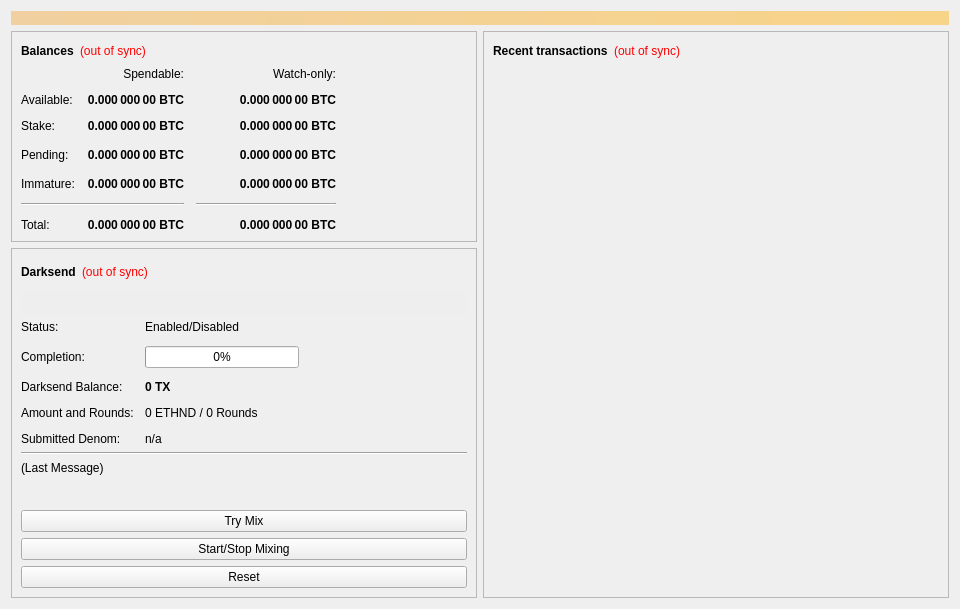
<?xml version="1.0" encoding="UTF-8"?>
<ui version="4.0">
 <class>OverviewPage</class>
 <widget class="QWidget" name="OverviewPage">
  <property name="geometry">
   <rect>
    <x>0</x>
    <y>0</y>
    <width>960</width>
    <height>594</height>
   </rect>
  </property>
  <property name="minimumSize">
   <size>
    <width>960</width>
    <height>0</height>
   </size>
  </property>
  <property name="windowTitle">
   <string>Form</string>
  </property>
  <layout class="QVBoxLayout" name="topLayout">
   <item>
    <widget class="QLabel" name="labelAlerts">
     <property name="visible">
      <bool>false</bool>
     </property>
     <property name="styleSheet">
      <string notr="true">background-color: qlineargradient(x1: 0, y1: 0, x2: 1, y2: 0, stop:0 #F0D0A0, stop:1 #F8D488); color:#000000;</string>
     </property>
     <property name="wordWrap">
      <bool>true</bool>
     </property>
     <property name="margin">
      <number>3</number>
     </property>
    </widget>
   </item>
   <item>
    <layout class="QHBoxLayout" name="horizontalLayout" stretch="1,1">
     <item>
      <layout class="QVBoxLayout" name="verticalLayout_2">
       <item>
        <widget class="QFrame" name="frame">
         <property name="frameShape">
          <enum>QFrame::StyledPanel</enum>
         </property>
         <property name="frameShadow">
          <enum>QFrame::Raised</enum>
         </property>
         <layout class="QVBoxLayout" name="verticalLayout_4">
          <item>
           <layout class="QHBoxLayout" name="horizontalLayout_4">
            <item>
             <widget class="QLabel" name="label_5">
              <property name="font">
               <font>
                <weight>75</weight>
                <bold>true</bold>
               </font>
              </property>
              <property name="text">
               <string>Balances</string>
              </property>
             </widget>
            </item>
            <item>
             <widget class="QLabel" name="labelWalletStatus">
              <property name="cursor">
               <cursorShape>WhatsThisCursor</cursorShape>
              </property>
              <property name="toolTip">
               <string>The displayed information may be out of date. Your wallet automatically synchronizes with the EtherNode network after a connection is established, but this process has not completed yet.</string>
              </property>
              <property name="styleSheet">
               <string notr="true">QLabel { color: red; }</string>
              </property>
              <property name="text">
               <string notr="true">(out of sync)</string>
              </property>
              <property name="alignment">
               <set>Qt::AlignLeading|Qt::AlignLeft|Qt::AlignVCenter</set>
              </property>
             </widget>
            </item>
            <item>
             <spacer name="horizontalSpacer_3">
              <property name="orientation">
               <enum>Qt::Horizontal</enum>
              </property>
              <property name="sizeHint" stdset="0">
               <size>
                <width>40</width>
                <height>20</height>
               </size>
              </property>
             </spacer>
            </item>
           </layout>
          </item>
          <item>
           <layout class="QGridLayout" name="gridLayout">
            <property name="spacing">
             <number>12</number>
            </property>
            <item row="3" column="2">
             <widget class="QLabel" name="labelWatchPending">
              <property name="font">
               <font>
                <weight>75</weight>
                <bold>true</bold>
               </font>
              </property>
              <property name="cursor">
               <cursorShape>IBeamCursor</cursorShape>
              </property>
              <property name="toolTip">
               <string>Unconfirmed transactions to watch-only addresses</string>
              </property>
              <property name="text">
               <string notr="true">0.000 000 00 BTC</string>
              </property>
              <property name="alignment">
               <set>Qt::AlignRight|Qt::AlignTrailing|Qt::AlignVCenter</set>
              </property>
              <property name="textInteractionFlags">
               <set>Qt::LinksAccessibleByMouse|Qt::TextSelectableByKeyboard|Qt::TextSelectableByMouse</set>
              </property>
             </widget>
            </item>
            <item row="3" column="1">
             <widget class="QLabel" name="labelUnconfirmed">
              <property name="font">
               <font>
                <weight>75</weight>
                <bold>true</bold>
               </font>
              </property>
              <property name="cursor">
               <cursorShape>IBeamCursor</cursorShape>
              </property>
              <property name="toolTip">
               <string>Total of transactions that have yet to be confirmed, and do not yet count toward the spendable balance</string>
              </property>
              <property name="text">
               <string notr="true">0.000 000 00 BTC</string>
              </property>
              <property name="alignment">
               <set>Qt::AlignRight|Qt::AlignTrailing|Qt::AlignVCenter</set>
              </property>
              <property name="textInteractionFlags">
               <set>Qt::LinksAccessibleByMouse|Qt::TextSelectableByKeyboard|Qt::TextSelectableByMouse</set>
              </property>
             </widget>
            </item>
            <item row="4" column="2">
             <widget class="QLabel" name="labelWatchImmature">
              <property name="font">
               <font>
                <weight>75</weight>
                <bold>true</bold>
               </font>
              </property>
              <property name="cursor">
               <cursorShape>IBeamCursor</cursorShape>
              </property>
              <property name="toolTip">
               <string>Mined balance in watch-only addresses that has not yet matured</string>
              </property>
              <property name="text">
               <string notr="true">0.000 000 00 BTC</string>
              </property>
              <property name="alignment">
               <set>Qt::AlignRight|Qt::AlignTrailing|Qt::AlignVCenter</set>
              </property>
              <property name="textInteractionFlags">
               <set>Qt::LinksAccessibleByMouse|Qt::TextSelectableByKeyboard|Qt::TextSelectableByMouse</set>
              </property>
             </widget>
            </item>
            <item row="5" column="0" colspan="2">
             <widget class="Line" name="lineSpendableBalance">
              <property name="orientation">
               <enum>Qt::Horizontal</enum>
              </property>
             </widget>
            </item>
            <item row="5" column="2">
             <widget class="Line" name="lineWatchBalance">
              <property name="sizePolicy">
               <sizepolicy hsizetype="Preferred" vsizetype="Fixed">
                <horstretch>0</horstretch>
                <verstretch>0</verstretch>
               </sizepolicy>
              </property>
              <property name="minimumSize">
               <size>
                <width>140</width>
                <height>0</height>
               </size>
              </property>
              <property name="orientation">
               <enum>Qt::Horizontal</enum>
              </property>
             </widget>
            </item>
            <item row="6" column="0">
             <widget class="QLabel" name="labelTotalText">
              <property name="text">
               <string>Total:</string>
              </property>
             </widget>
            </item>
            <item row="4" column="1">
             <widget class="QLabel" name="labelImmature">
              <property name="font">
               <font>
                <weight>75</weight>
                <bold>true</bold>
               </font>
              </property>
              <property name="cursor">
               <cursorShape>IBeamCursor</cursorShape>
              </property>
              <property name="toolTip">
               <string>Mined balance that has not yet matured</string>
              </property>
              <property name="text">
               <string notr="true">0.000 000 00 BTC</string>
              </property>
              <property name="alignment">
               <set>Qt::AlignRight|Qt::AlignTrailing|Qt::AlignVCenter</set>
              </property>
              <property name="textInteractionFlags">
               <set>Qt::LinksAccessibleByMouse|Qt::TextSelectableByKeyboard|Qt::TextSelectableByMouse</set>
              </property>
             </widget>
            </item>
            <item row="3" column="3">
             <spacer name="horizontalSpacer_2">
              <property name="orientation">
               <enum>Qt::Horizontal</enum>
              </property>
              <property name="sizeHint" stdset="0">
               <size>
                <width>40</width>
                <height>20</height>
               </size>
              </property>
             </spacer>
            </item>
            <item row="4" column="0">
             <widget class="QLabel" name="labelImmatureText">
              <property name="text">
               <string>Immature:</string>
              </property>
             </widget>
            </item>
            <item row="6" column="1">
             <widget class="QLabel" name="labelTotal">
              <property name="font">
               <font>
                <weight>75</weight>
                <bold>true</bold>
               </font>
              </property>
              <property name="cursor">
               <cursorShape>IBeamCursor</cursorShape>
              </property>
              <property name="toolTip">
               <string>Your current total balance</string>
              </property>
              <property name="text">
               <string notr="true">0.000 000 00 BTC</string>
              </property>
              <property name="alignment">
               <set>Qt::AlignRight|Qt::AlignTrailing|Qt::AlignVCenter</set>
              </property>
              <property name="textInteractionFlags">
               <set>Qt::LinksAccessibleByMouse|Qt::TextSelectableByKeyboard|Qt::TextSelectableByMouse</set>
              </property>
             </widget>
            </item>
            <item row="6" column="2">
             <widget class="QLabel" name="labelWatchTotal">
              <property name="font">
               <font>
                <weight>75</weight>
                <bold>true</bold>
               </font>
              </property>
              <property name="cursor">
               <cursorShape>IBeamCursor</cursorShape>
              </property>
              <property name="toolTip">
               <string>Current total balance in watch-only addresses</string>
              </property>
              <property name="text">
               <string notr="true">0.000 000 00 BTC</string>
              </property>
              <property name="alignment">
               <set>Qt::AlignRight|Qt::AlignTrailing|Qt::AlignVCenter</set>
              </property>
              <property name="textInteractionFlags">
               <set>Qt::LinksAccessibleByMouse|Qt::TextSelectableByKeyboard|Qt::TextSelectableByMouse</set>
              </property>
             </widget>
            </item>
            <item row="0" column="2">
             <widget class="QLabel" name="labelWatchonly">
              <property name="text">
               <string>Watch-only:</string>
              </property>
              <property name="alignment">
               <set>Qt::AlignRight|Qt::AlignTrailing|Qt::AlignVCenter</set>
              </property>
             </widget>
            </item>
            <item row="1" column="0">
             <widget class="QLabel" name="labelBalanceText">
              <property name="text">
               <string>Available:</string>
              </property>
             </widget>
            </item>
            <item row="1" column="1">
             <widget class="QLabel" name="labelBalance">
              <property name="font">
               <font>
                <weight>75</weight>
                <bold>true</bold>
               </font>
              </property>
              <property name="cursor">
               <cursorShape>IBeamCursor</cursorShape>
              </property>
              <property name="toolTip">
               <string>Your current spendable balance</string>
              </property>
              <property name="text">
               <string notr="true">0.000 000 00 BTC</string>
              </property>
              <property name="alignment">
               <set>Qt::AlignRight|Qt::AlignTrailing|Qt::AlignVCenter</set>
              </property>
              <property name="textInteractionFlags">
               <set>Qt::LinksAccessibleByMouse|Qt::TextSelectableByKeyboard|Qt::TextSelectableByMouse</set>
              </property>
             </widget>
            </item>
            <item row="2" column="0">
             <widget class="QLabel" name="label_10">
              <property name="text">
               <string>Stake:</string>
              </property>
             </widget>
            </item>
            <item row="2" column="1">
             <widget class="QLabel" name="labelStake">
              <property name="font">
               <font>
                <weight>75</weight>
                <bold>true</bold>
               </font>
              </property>
              <property name="cursor">
               <cursorShape>IBeamCursor</cursorShape>
              </property>
              <property name="toolTip">
               <string>Total of coins that was staked, and do not yet count toward the current balance</string>
              </property>
              <property name="text">
               <string notr="true">0.000 000 00 BTC</string>
              </property>
              <property name="alignment">
               <set>Qt::AlignRight|Qt::AlignTrailing|Qt::AlignVCenter</set>
              </property>
              <property name="textInteractionFlags">
               <set>Qt::LinksAccessibleByMouse|Qt::TextSelectableByKeyboard|Qt::TextSelectableByMouse</set>
              </property>
             </widget>
            </item>
            <item row="2" column="2">
             <widget class="QLabel" name="labelWatchStake">
              <property name="font">
               <font>
                <weight>75</weight>
                <bold>true</bold>
               </font>
              </property>
              <property name="cursor">
               <cursorShape>IBeamCursor</cursorShape>
              </property>
              <property name="toolTip">
               <string>Total of coins that was staked in watch-only addresses, and do not yet count toward the current watch-only balance</string>
              </property>
              <property name="text">
               <string notr="true">0.000 000 00 BTC</string>
              </property>
              <property name="alignment">
               <set>Qt::AlignRight|Qt::AlignTrailing|Qt::AlignVCenter</set>
              </property>
              <property name="textInteractionFlags">
               <set>Qt::LinksAccessibleByMouse|Qt::TextSelectableByKeyboard|Qt::TextSelectableByMouse</set>
              </property>
             </widget>
            </item>
            <item row="1" column="2">
             <widget class="QLabel" name="labelWatchAvailable">
              <property name="font">
               <font>
                <weight>75</weight>
                <bold>true</bold>
               </font>
              </property>
              <property name="cursor">
               <cursorShape>IBeamCursor</cursorShape>
              </property>
              <property name="toolTip">
               <string>Your current balance in watch-only addresses</string>
              </property>
              <property name="text">
               <string notr="true">0.000 000 00 BTC</string>
              </property>
              <property name="alignment">
               <set>Qt::AlignRight|Qt::AlignTrailing|Qt::AlignVCenter</set>
              </property>
              <property name="textInteractionFlags">
               <set>Qt::LinksAccessibleByMouse|Qt::TextSelectableByKeyboard|Qt::TextSelectableByMouse</set>
              </property>
             </widget>
            </item>
            <item row="3" column="0">
             <widget class="QLabel" name="labelPendingText">
              <property name="text">
               <string>Pending:</string>
              </property>
             </widget>
            </item>
            <item row="0" column="1">
             <widget class="QLabel" name="labelSpendable">
              <property name="text">
               <string>Spendable:</string>
              </property>
              <property name="alignment">
               <set>Qt::AlignRight|Qt::AlignTrailing|Qt::AlignVCenter</set>
              </property>
             </widget>
            </item>
           </layout>
          </item>
         </layout>
        </widget>
       </item>
       <item>
        <widget class="QFrame" name="frameDarksend">
         <property name="sizePolicy">
          <sizepolicy hsizetype="Expanding" vsizetype="Expanding">
           <horstretch>0</horstretch>
           <verstretch>0</verstretch>
          </sizepolicy>
         </property>
         <property name="minimumSize">
          <size>
           <width>0</width>
           <height>350</height>
          </size>
         </property>
         <property name="layoutDirection">
          <enum>Qt::LeftToRight</enum>
         </property>
         <property name="frameShape">
          <enum>QFrame::StyledPanel</enum>
         </property>
         <property name="frameShadow">
          <enum>QFrame::Raised</enum>
         </property>
         <layout class="QVBoxLayout" name="verticalLayout_5">
          <item>
           <layout class="QHBoxLayout" name="horizontalLayout_5">
            <item>
             <widget class="QLabel" name="label_2">
              <property name="font">
               <font>
                <weight>75</weight>
                <bold>true</bold>
               </font>
              </property>
              <property name="text">
               <string>Darksend</string>
              </property>
             </widget>
            </item>
            <item>
             <widget class="QLabel" name="labelDarksendSyncStatus">
              <property name="toolTip">
               <string>The displayed information may be out of date. Your wallet automatically synchronizes with the EtherNode network after a connection is established, but this process has not completed yet.</string>
              </property>
              <property name="styleSheet">
               <string notr="true">QLabel { color: red; }</string>
              </property>
              <property name="text">
               <string notr="true">(out of sync)</string>
              </property>
              <property name="alignment">
               <set>Qt::AlignLeading|Qt::AlignLeft|Qt::AlignVCenter</set>
              </property>
             </widget>
            </item>
            <item>
             <spacer name="horizontalSpacer_4">
              <property name="orientation">
               <enum>Qt::Horizontal</enum>
              </property>
              <property name="sizeHint" stdset="0">
               <size>
                <width>40</width>
                <height>20</height>
               </size>
              </property>
             </spacer>
            </item>
           </layout>
          </item>
          <item>
           <widget class="QPushButton" name="runAutoDenom">
            <property name="palette">
             <palette>
              <active>
               <colorrole role="WindowText">
                <brush brushstyle="SolidPattern">
                 <color alpha="255">
                  <red>0</red>
                  <green>0</green>
                  <blue>0</blue>
                 </color>
                </brush>
               </colorrole>
               <colorrole role="Button">
                <brush brushstyle="SolidPattern">
                 <color alpha="255">
                  <red>239</red>
                  <green>238</green>
                  <blue>238</blue>
                 </color>
                </brush>
               </colorrole>
               <colorrole role="Light">
                <brush brushstyle="SolidPattern">
                 <color alpha="255">
                  <red>255</red>
                  <green>255</green>
                  <blue>255</blue>
                 </color>
                </brush>
               </colorrole>
               <colorrole role="Midlight">
                <brush brushstyle="SolidPattern">
                 <color alpha="255">
                  <red>247</red>
                  <green>246</green>
                  <blue>246</blue>
                 </color>
                </brush>
               </colorrole>
               <colorrole role="Dark">
                <brush brushstyle="SolidPattern">
                 <color alpha="255">
                  <red>119</red>
                  <green>119</green>
                  <blue>119</blue>
                 </color>
                </brush>
               </colorrole>
               <colorrole role="Mid">
                <brush brushstyle="SolidPattern">
                 <color alpha="255">
                  <red>159</red>
                  <green>159</green>
                  <blue>159</blue>
                 </color>
                </brush>
               </colorrole>
               <colorrole role="Text">
                <brush brushstyle="SolidPattern">
                 <color alpha="255">
                  <red>0</red>
                  <green>0</green>
                  <blue>0</blue>
                 </color>
                </brush>
               </colorrole>
               <colorrole role="BrightText">
                <brush brushstyle="SolidPattern">
                 <color alpha="255">
                  <red>255</red>
                  <green>255</green>
                  <blue>255</blue>
                 </color>
                </brush>
               </colorrole>
               <colorrole role="ButtonText">
                <brush brushstyle="SolidPattern">
                 <color alpha="255">
                  <red>0</red>
                  <green>0</green>
                  <blue>0</blue>
                 </color>
                </brush>
               </colorrole>
               <colorrole role="Base">
                <brush brushstyle="SolidPattern">
                 <color alpha="255">
                  <red>255</red>
                  <green>255</green>
                  <blue>255</blue>
                 </color>
                </brush>
               </colorrole>
               <colorrole role="Window">
                <brush brushstyle="SolidPattern">
                 <color alpha="255">
                  <red>239</red>
                  <green>238</green>
                  <blue>238</blue>
                 </color>
                </brush>
               </colorrole>
               <colorrole role="Shadow">
                <brush brushstyle="SolidPattern">
                 <color alpha="255">
                  <red>0</red>
                  <green>0</green>
                  <blue>0</blue>
                 </color>
                </brush>
               </colorrole>
               <colorrole role="AlternateBase">
                <brush brushstyle="SolidPattern">
                 <color alpha="255">
                  <red>247</red>
                  <green>246</green>
                  <blue>246</blue>
                 </color>
                </brush>
               </colorrole>
               <colorrole role="ToolTipBase">
                <brush brushstyle="SolidPattern">
                 <color alpha="255">
                  <red>255</red>
                  <green>255</green>
                  <blue>220</blue>
                 </color>
                </brush>
               </colorrole>
               <colorrole role="ToolTipText">
                <brush brushstyle="SolidPattern">
                 <color alpha="255">
                  <red>0</red>
                  <green>0</green>
                  <blue>0</blue>
                 </color>
                </brush>
               </colorrole>
              </active>
              <inactive>
               <colorrole role="WindowText">
                <brush brushstyle="SolidPattern">
                 <color alpha="255">
                  <red>0</red>
                  <green>0</green>
                  <blue>0</blue>
                 </color>
                </brush>
               </colorrole>
               <colorrole role="Button">
                <brush brushstyle="SolidPattern">
                 <color alpha="255">
                  <red>239</red>
                  <green>238</green>
                  <blue>238</blue>
                 </color>
                </brush>
               </colorrole>
               <colorrole role="Light">
                <brush brushstyle="SolidPattern">
                 <color alpha="255">
                  <red>255</red>
                  <green>255</green>
                  <blue>255</blue>
                 </color>
                </brush>
               </colorrole>
               <colorrole role="Midlight">
                <brush brushstyle="SolidPattern">
                 <color alpha="255">
                  <red>247</red>
                  <green>246</green>
                  <blue>246</blue>
                 </color>
                </brush>
               </colorrole>
               <colorrole role="Dark">
                <brush brushstyle="SolidPattern">
                 <color alpha="255">
                  <red>119</red>
                  <green>119</green>
                  <blue>119</blue>
                 </color>
                </brush>
               </colorrole>
               <colorrole role="Mid">
                <brush brushstyle="SolidPattern">
                 <color alpha="255">
                  <red>159</red>
                  <green>159</green>
                  <blue>159</blue>
                 </color>
                </brush>
               </colorrole>
               <colorrole role="Text">
                <brush brushstyle="SolidPattern">
                 <color alpha="255">
                  <red>0</red>
                  <green>0</green>
                  <blue>0</blue>
                 </color>
                </brush>
               </colorrole>
               <colorrole role="BrightText">
                <brush brushstyle="SolidPattern">
                 <color alpha="255">
                  <red>255</red>
                  <green>255</green>
                  <blue>255</blue>
                 </color>
                </brush>
               </colorrole>
               <colorrole role="ButtonText">
                <brush brushstyle="SolidPattern">
                 <color alpha="255">
                  <red>0</red>
                  <green>0</green>
                  <blue>0</blue>
                 </color>
                </brush>
               </colorrole>
               <colorrole role="Base">
                <brush brushstyle="SolidPattern">
                 <color alpha="255">
                  <red>255</red>
                  <green>255</green>
                  <blue>255</blue>
                 </color>
                </brush>
               </colorrole>
               <colorrole role="Window">
                <brush brushstyle="SolidPattern">
                 <color alpha="255">
                  <red>239</red>
                  <green>238</green>
                  <blue>238</blue>
                 </color>
                </brush>
               </colorrole>
               <colorrole role="Shadow">
                <brush brushstyle="SolidPattern">
                 <color alpha="255">
                  <red>0</red>
                  <green>0</green>
                  <blue>0</blue>
                 </color>
                </brush>
               </colorrole>
               <colorrole role="AlternateBase">
                <brush brushstyle="SolidPattern">
                 <color alpha="255">
                  <red>247</red>
                  <green>246</green>
                  <blue>246</blue>
                 </color>
                </brush>
               </colorrole>
               <colorrole role="ToolTipBase">
                <brush brushstyle="SolidPattern">
                 <color alpha="255">
                  <red>255</red>
                  <green>255</green>
                  <blue>220</blue>
                 </color>
                </brush>
               </colorrole>
               <colorrole role="ToolTipText">
                <brush brushstyle="SolidPattern">
                 <color alpha="255">
                  <red>0</red>
                  <green>0</green>
                  <blue>0</blue>
                 </color>
                </brush>
               </colorrole>
              </inactive>
              <disabled>
               <colorrole role="WindowText">
                <brush brushstyle="SolidPattern">
                 <color alpha="255">
                  <red>119</red>
                  <green>119</green>
                  <blue>119</blue>
                 </color>
                </brush>
               </colorrole>
               <colorrole role="Button">
                <brush brushstyle="SolidPattern">
                 <color alpha="255">
                  <red>239</red>
                  <green>238</green>
                  <blue>238</blue>
                 </color>
                </brush>
               </colorrole>
               <colorrole role="Light">
                <brush brushstyle="SolidPattern">
                 <color alpha="255">
                  <red>255</red>
                  <green>255</green>
                  <blue>255</blue>
                 </color>
                </brush>
               </colorrole>
               <colorrole role="Midlight">
                <brush brushstyle="SolidPattern">
                 <color alpha="255">
                  <red>247</red>
                  <green>246</green>
                  <blue>246</blue>
                 </color>
                </brush>
               </colorrole>
               <colorrole role="Dark">
                <brush brushstyle="SolidPattern">
                 <color alpha="255">
                  <red>119</red>
                  <green>119</green>
                  <blue>119</blue>
                 </color>
                </brush>
               </colorrole>
               <colorrole role="Mid">
                <brush brushstyle="SolidPattern">
                 <color alpha="255">
                  <red>159</red>
                  <green>159</green>
                  <blue>159</blue>
                 </color>
                </brush>
               </colorrole>
               <colorrole role="Text">
                <brush brushstyle="SolidPattern">
                 <color alpha="255">
                  <red>119</red>
                  <green>119</green>
                  <blue>119</blue>
                 </color>
                </brush>
               </colorrole>
               <colorrole role="BrightText">
                <brush brushstyle="SolidPattern">
                 <color alpha="255">
                  <red>255</red>
                  <green>255</green>
                  <blue>255</blue>
                 </color>
                </brush>
               </colorrole>
               <colorrole role="ButtonText">
                <brush brushstyle="SolidPattern">
                 <color alpha="255">
                  <red>119</red>
                  <green>119</green>
                  <blue>119</blue>
                 </color>
                </brush>
               </colorrole>
               <colorrole role="Base">
                <brush brushstyle="SolidPattern">
                 <color alpha="255">
                  <red>239</red>
                  <green>238</green>
                  <blue>238</blue>
                 </color>
                </brush>
               </colorrole>
               <colorrole role="Window">
                <brush brushstyle="SolidPattern">
                 <color alpha="255">
                  <red>239</red>
                  <green>238</green>
                  <blue>238</blue>
                 </color>
                </brush>
               </colorrole>
               <colorrole role="Shadow">
                <brush brushstyle="SolidPattern">
                 <color alpha="255">
                  <red>0</red>
                  <green>0</green>
                  <blue>0</blue>
                 </color>
                </brush>
               </colorrole>
               <colorrole role="AlternateBase">
                <brush brushstyle="SolidPattern">
                 <color alpha="255">
                  <red>239</red>
                  <green>238</green>
                  <blue>238</blue>
                 </color>
                </brush>
               </colorrole>
               <colorrole role="ToolTipBase">
                <brush brushstyle="SolidPattern">
                 <color alpha="255">
                  <red>255</red>
                  <green>255</green>
                  <blue>220</blue>
                 </color>
                </brush>
               </colorrole>
               <colorrole role="ToolTipText">
                <brush brushstyle="SolidPattern">
                 <color alpha="255">
                  <red>0</red>
                  <green>0</green>
                  <blue>0</blue>
                 </color>
                </brush>
               </colorrole>
              </disabled>
             </palette>
            </property>
            <property name="focusPolicy">
             <enum>Qt::NoFocus</enum>
            </property>
            <property name="autoFillBackground">
             <bool>true</bool>
            </property>
            <property name="text">
             <string/>
            </property>
            <property name="flat">
             <bool>true</bool>
            </property>
           </widget>
          </item>
          <item>
           <layout class="QFormLayout" name="formLayout">
            <property name="fieldGrowthPolicy">
             <enum>QFormLayout::AllNonFixedFieldsGrow</enum>
            </property>
            <property name="horizontalSpacing">
             <number>11</number>
            </property>
            <property name="verticalSpacing">
             <number>12</number>
            </property>
            <item row="0" column="0">
             <widget class="QLabel" name="label_6">
              <property name="text">
               <string>Status:</string>
              </property>
             </widget>
            </item>
            <item row="1" column="0">
             <widget class="QLabel" name="label_7">
              <property name="text">
               <string>Completion:</string>
              </property>
             </widget>
            </item>
            <item row="1" column="1">
             <widget class="QProgressBar" name="darksendProgress">
              <property name="maximumSize">
               <size>
                <width>154</width>
                <height>16777215</height>
               </size>
              </property>
              <property name="value">
               <number>0</number>
              </property>
             </widget>
            </item>
            <item row="3" column="0">
             <widget class="QLabel" name="labelAnonymizedText">
              <property name="text">
               <string>Darksend Balance:</string>
              </property>
             </widget>
            </item>
            <item row="3" column="1">
             <widget class="QLabel" name="labelAnonymized">
              <property name="font">
               <font>
                <weight>75</weight>
                <bold>true</bold>
               </font>
              </property>
              <property name="text">
               <string notr="true">0 TX</string>
              </property>
             </widget>
            </item>
            <item row="4" column="0">
             <widget class="QLabel" name="label_8">
              <property name="text">
               <string>Amount and Rounds:</string>
              </property>
             </widget>
            </item>
            <item row="4" column="1">
             <widget class="QLabel" name="labelAmountRounds">
              <property name="text">
               <string>0 ETHND / 0 Rounds</string>
              </property>
             </widget>
            </item>
            <item row="5" column="0">
             <widget class="QLabel" name="label_9">
              <property name="text">
               <string>Submitted Denom:</string>
              </property>
             </widget>
            </item>
            <item row="5" column="1">
             <widget class="QLabel" name="labelSubmittedDenom">
              <property name="toolTip">
               <string>The denominations you submitted to the Masternode.&lt;br&gt;To mix, other users must submit the exact same denominations.</string>
              </property>
              <property name="text">
               <string>n/a</string>
              </property>
             </widget>
            </item>
            <item row="0" column="1">
             <widget class="QLabel" name="darksendEnabled">
              <property name="text">
               <string>Enabled/Disabled</string>
              </property>
             </widget>
            </item>
           </layout>
          </item>
          <item>
           <widget class="Line" name="lineLastMessage">
            <property name="orientation">
             <enum>Qt::Horizontal</enum>
            </property>
           </widget>
          </item>
          <item>
           <widget class="QLabel" name="darksendStatus">
            <property name="minimumSize">
             <size>
              <width>288</width>
              <height>43</height>
             </size>
            </property>
            <property name="text">
             <string>(Last Message)</string>
            </property>
            <property name="alignment">
             <set>Qt::AlignLeading|Qt::AlignLeft|Qt::AlignTop</set>
            </property>
            <property name="wordWrap">
             <bool>true</bool>
            </property>
           </widget>
          </item>
          <item>
           <widget class="QPushButton" name="darksendAuto">
            <property name="sizePolicy">
             <sizepolicy hsizetype="MinimumExpanding" vsizetype="Fixed">
              <horstretch>0</horstretch>
              <verstretch>0</verstretch>
             </sizepolicy>
            </property>
            <property name="toolTip">
             <string>Try to manually submit a Darksend request.</string>
            </property>
            <property name="text">
             <string>Try Mix</string>
            </property>
           </widget>
          </item>
          <item>
           <widget class="QPushButton" name="toggleDarksend">
            <property name="sizePolicy">
             <sizepolicy hsizetype="MinimumExpanding" vsizetype="Fixed">
              <horstretch>0</horstretch>
              <verstretch>0</verstretch>
             </sizepolicy>
            </property>
            <property name="text">
             <string>Start/Stop Mixing</string>
            </property>
           </widget>
          </item>
          <item>
           <widget class="QPushButton" name="darksendReset">
            <property name="sizePolicy">
             <sizepolicy hsizetype="MinimumExpanding" vsizetype="Fixed">
              <horstretch>0</horstretch>
              <verstretch>0</verstretch>
             </sizepolicy>
            </property>
            <property name="toolTip">
             <string>Reset the current status of Darksend (can interrupt Darksend if it's in the process of Mixing, which can cost you money!)</string>
            </property>
            <property name="autoFillBackground">
             <bool>false</bool>
            </property>
            <property name="text">
             <string>Reset</string>
            </property>
           </widget>
          </item>
         </layout>
        </widget>
       </item>
       <item>
        <spacer name="verticalSpacer">
         <property name="orientation">
          <enum>Qt::Vertical</enum>
         </property>
         <property name="sizeHint" stdset="0">
          <size>
           <width>20</width>
           <height>40</height>
          </size>
         </property>
        </spacer>
       </item>
      </layout>
     </item>
     <item>
      <layout class="QVBoxLayout" name="verticalLayout_3">
       <item>
        <widget class="QFrame" name="frame_2">
         <property name="frameShape">
          <enum>QFrame::StyledPanel</enum>
         </property>
         <property name="frameShadow">
          <enum>QFrame::Raised</enum>
         </property>
         <layout class="QVBoxLayout" name="verticalLayout">
          <item>
           <layout class="QHBoxLayout" name="horizontalLayout_2">
            <item>
             <widget class="QLabel" name="label_4">
              <property name="font">
               <font>
                <weight>75</weight>
                <bold>true</bold>
               </font>
              </property>
              <property name="text">
               <string>Recent transactions</string>
              </property>
             </widget>
            </item>
            <item>
             <widget class="QLabel" name="labelTransactionsStatus">
              <property name="cursor">
               <cursorShape>WhatsThisCursor</cursorShape>
              </property>
              <property name="toolTip">
               <string>The displayed information may be out of date. Your wallet automatically synchronizes with the EtherNode network after a connection is established, but this process has not completed yet.</string>
              </property>
              <property name="styleSheet">
               <string notr="true">QLabel { color: red; }</string>
              </property>
              <property name="text">
               <string notr="true">(out of sync)</string>
              </property>
              <property name="alignment">
               <set>Qt::AlignRight|Qt::AlignTrailing|Qt::AlignVCenter</set>
              </property>
             </widget>
            </item>
            <item>
             <spacer name="horizontalSpacer">
              <property name="orientation">
               <enum>Qt::Horizontal</enum>
              </property>
              <property name="sizeHint" stdset="0">
               <size>
                <width>40</width>
                <height>20</height>
               </size>
              </property>
             </spacer>
            </item>
           </layout>
          </item>
          <item>
           <widget class="QListView" name="listTransactions">
            <property name="styleSheet">
             <string notr="true">QListView { background: transparent; }</string>
            </property>
            <property name="frameShape">
             <enum>QFrame::NoFrame</enum>
            </property>
            <property name="verticalScrollBarPolicy">
             <enum>Qt::ScrollBarAlwaysOff</enum>
            </property>
            <property name="horizontalScrollBarPolicy">
             <enum>Qt::ScrollBarAlwaysOff</enum>
            </property>
            <property name="selectionMode">
             <enum>QAbstractItemView::NoSelection</enum>
            </property>
           </widget>
          </item>
         </layout>
        </widget>
       </item>
      </layout>
     </item>
    </layout>
   </item>
  </layout>
 </widget>
 <resources/>
 <connections/>
</ui>
